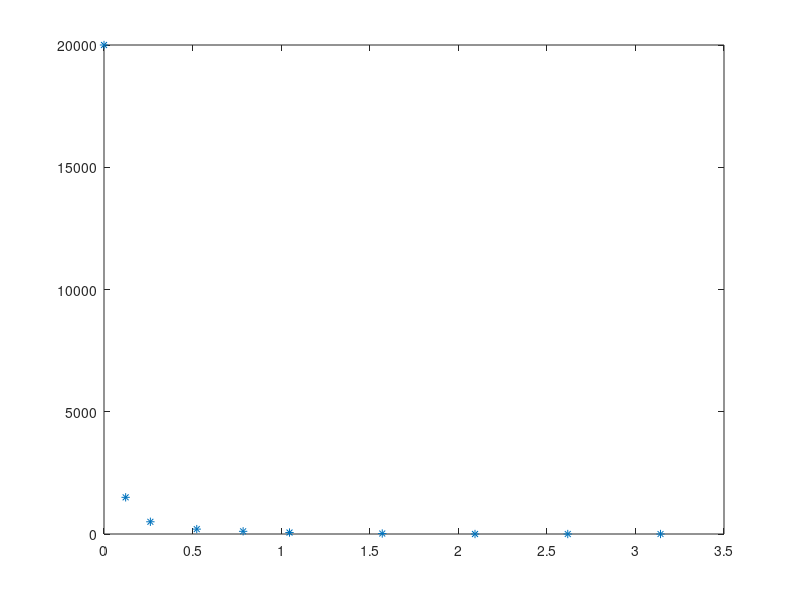

Source code (MATLAB): (Note: this script raises an error after producing the figure.)
%   Toto je skript na vytvorenie funkcie, ktora popisuje zavislost
%   polomeru trajektorie robota vzhladom na pozadovany uhol otocenia (
%   rozdiel pozadovaneho a aktualneho uhla 

%% priprava dat
angle =  [180 150 120 90 60  45  30  15   7     0  ]';   % uhol natocenia
radius = [0   0   0   20 60  110 200 500  1500  20000]';  % polomer kruznice 

angle = angle.*(pi/180); % deg to rad

plot(angle, radius, '*');
hold on;

%% aproximacia
% https://www.mathworks.com/examples/curvefitting/mw/curvefit-ex72685292-fit-exponential-models-using-the-fit-function
f = fit(angle,radius,'exp2');
a=f.a;
b=f.b;
c=f.c;
d=f.d;

angle_fit = 0:180;
angle_fit = angle_fit.*(pi/180);

result = a*exp(b*angle_fit) + c*exp(d*angle_fit) + 1; % ak chceme pouzit setArcSpeed tak nehceme aby bol radius 0
plot(angle_fit, result) 


%% jednoduche prenasobenie
% angle = 0:180;
% angle = angle.*(pi/180);
% radius = 100./(angle).^2;
% plot(angle, radius);
